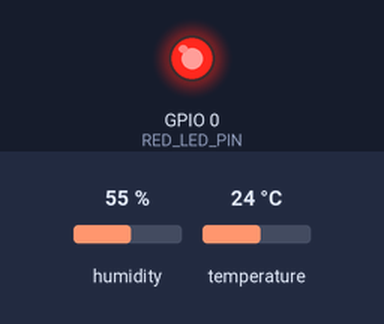
Bench run of a sketch on a simulated ESP32. Shown: output pins drawn as LEDs (lit = HIGH). The test bench sets the inputs (shaded band); at power-on: humidity 55 %, temperature 24 °C. WiFi joins after 1.5 s; servers stay silent unless stated; no MQTT or app messages arrive unless stated; what the sketch prints to the serial monitor is not drawn.

Above: at 2.5 s.
At 5.5 s:
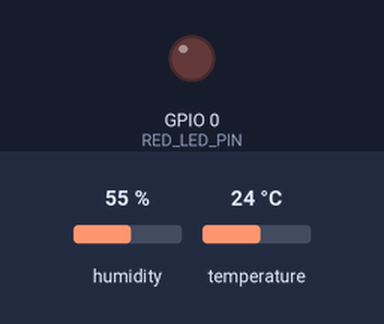
Timing chart, 0 to 9.8 s (numbered marks = the images above):
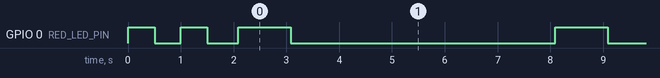

Measured:
- by itself, GPIO 0 (RED_LED_PIN): goes LOW 0.50 s, HIGH 0.50 s, LOW 0.58 s, 21 × (HIGH 1.0 s, LOW 5.0 s), HIGH 1.0 s, then LOW

The sketch:

climate_bridge_esp32_commented_en-US.ino
```cpp
#include <WiFi.h>           // Library for Wi-Fi connection
#include <PubSubClient.h>   // Library for MQTT communication
#include <DHT.h>            // Library for DHT sensor

#define DHTPIN 33           // Pin where the DHT22 sensor is connected
#define DHTTYPE DHT22       // Define the sensor type as DHT22
DHT dht(DHTPIN, DHTTYPE);   // Instantiate the DHT sensor object

// LED pin definitions for status indication
#define RED_LED_PIN     00  // Red LED: indicates Wi-Fi and sensor read error
#define YELLOW_LED_PIN  00  // Yellow LED: indicates MQTT connection
#define GREEN_LED_PIN   00  // Green LED: indicates successful data send

// Identifiers to simplify LED usage in functions
#define RED     1
#define YELLOW  2
#define GREEN   3

// Wi-Fi and MQTT credentials and configuration
const char* ssid = "";         // Wi-Fi network name
const char* password = "";        // Wi-Fi password
const char* mqtt_server = "";   // MQTT broker address
const int mqtt_port = 1883;                 // MQTT broker port
const char* mqtt_user = "";       // MQTT username
const char* mqtt_pass = "";       // MQTT password

WiFiClient espClient;           // Wi-Fi client
PubSubClient client(espClient); // MQTT client using Wi-Fi

// ----------- Functions ---------------

// Function to blink an LED according to the color and duration specified
void blinkLED(int color, int duration) {
  int pin;
  switch (color) {
    case RED:    pin = RED_LED_PIN; break;
    case YELLOW: pin = YELLOW_LED_PIN; break;
    case GREEN:  pin = GREEN_LED_PIN; break;
    default: return; // Exit if color is not recognized
  }

  digitalWrite(pin, HIGH); // Turn LED on
  delay(duration);         // Wait for the specified time
  digitalWrite(pin, LOW);  // Turn LED off
}

// Function to connect to Wi-Fi, blinking the red LED while connecting
void setup_wifi() {
  Serial.println();
  Serial.print("Connecting to Wi-Fi: ");
  Serial.println(ssid);

  WiFi.begin(ssid, password); // Start Wi-Fi connection
  while (WiFi.status() != WL_CONNECTED) { // While not connected
    blinkLED(RED, 500);  // Blink red LED every 0.5s
    delay(500);
    Serial.print(".");
  }

  Serial.println("\nWi-Fi connected");
  Serial.print("IP: ");
  Serial.println(WiFi.localIP()); // Show obtained IP address
}

// Function to connect to the MQTT broker, blinking yellow LED on failure
void reconnect() {
  while (!client.connected()) { // While not connected to MQTT
    Serial.print("Attempting MQTT connection...");
    if (client.connect("ESP32_DHT22", mqtt_user, mqtt_pass)) {
      Serial.println("Connected to MQTT!");
    } else {
      Serial.print("Error: ");
      Serial.print(client.state()); // Show error code
      Serial.println(" — retrying in 5s");

      blinkLED(YELLOW, 500); // Blink yellow LED
      delay(500);
      blinkLED(YELLOW, 500);
      delay(4000); // Wait 5 seconds before retrying
    }
  }
}

// ---------- Setup ----------
void setup() {
  Serial.begin(9600); // Initialize serial communication

  // Initialize LED pins as output and turn them off
  pinMode(RED_LED_PIN, OUTPUT);
  pinMode(YELLOW_LED_PIN, OUTPUT);
  pinMode(GREEN_LED_PIN, OUTPUT);
  digitalWrite(RED_LED_PIN, LOW);
  digitalWrite(YELLOW_LED_PIN, LOW);
  digitalWrite(GREEN_LED_PIN, LOW);

  dht.begin();           // Initialize the DHT sensor
  setup_wifi();          // Connect to Wi-Fi
  client.setServer(mqtt_server, mqtt_port); // Set MQTT server
}

// ---------- Loop ----------
void loop() {
  if (!client.connected()) { // If not connected to MQTT
    reconnect();             // Try to reconnect
  }
  client.loop();             // Keep MQTT connection alive

  float h = dht.readHumidity();    // Read humidity from sensor
  float t = dht.readTemperature(); // Read temperature from sensor

  if (isnan(h) || isnan(t)) { // If reading failed
    Serial.println("Sensor read error!");
    blinkLED(RED, 250);       // Blink red LED quickly
    delay(250);
  } else {
    // Print the values to Serial Monitor
    Serial.print("Temp: ");
    Serial.print(t);
    Serial.print(" °C | Humidity: ");
    Serial.print(h);
    Serial.println(" %");

    // Publish data to MQTT (temperature and humidity topics)
    bool tempSent = client.publish("sensor/dht22/temperature", String(t).c_str(), true);
    bool humSent  = client.publish("sensor/dht22/humidity", String(h).c_str(), true);

    if (tempSent && humSent) { // If both were sent successfully
      Serial.println("Data sent to MQTT!");
      blinkLED(GREEN, 1000);   // Blink green LED for 1 second
    } else {
      Serial.println("Failed to send to MQTT.");
      blinkLED(YELLOW, 300);   // Blink yellow LED quickly
    }
  }

  delay(5000); // Wait 5 seconds between readings
}
```
